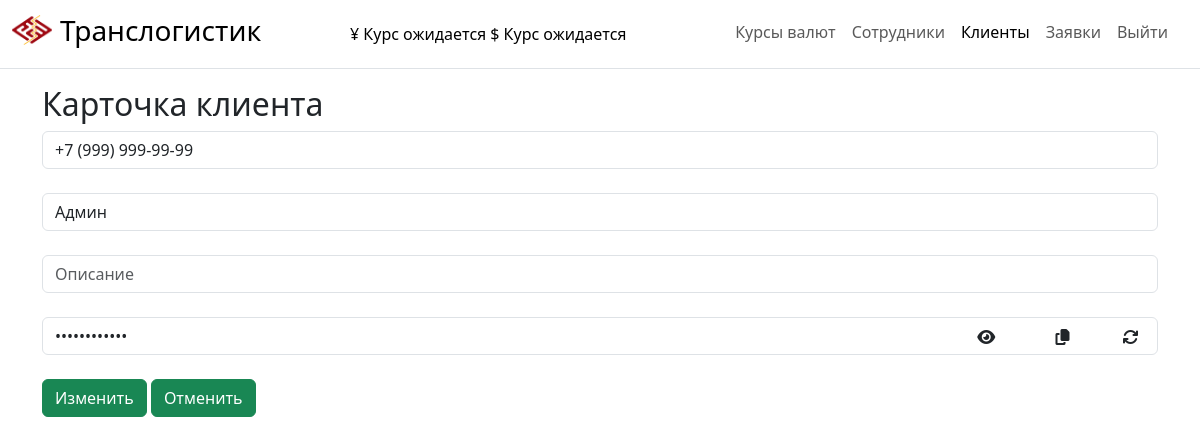
Page /clients/card-client/14/ (signed in) on the earlier database version.
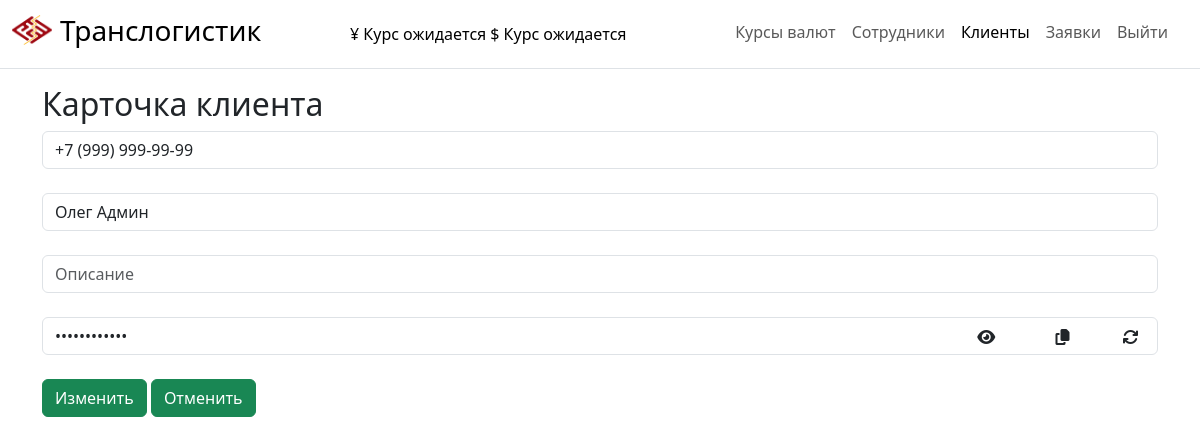
Same page on the later database version.
### main/models.py (models this page shows, shortened)
class CustomUser(AbstractUser):
    towns = [
        ('Москва', 'Москва'),
        ('Краснодар', 'Краснодар'),
    ]
    roles = [
        ('Супер Администратор', 'Супер Администратор'),
        ('Администратор', 'Администратор'),
        ('Менеджер', 'Менеджер'),
        ('Закупщик', 'Закупщик'),
        ('Клиент', 'Клиент')
    ]
    statuses = [
        (True, 'Активен'),
        (False, 'Заблокирован')
    ]
    first_name = models.CharField('Имя/ФИО', max_length=150, blank=False)
    phone = models.CharField('Телефон', max_length=50, unique=True)
    role = models.CharField(max_length=50, choices=roles, default='Менеджер', verbose_name='Роль')
    patronymic = models.CharField('Отчество', max_length=50, blank=True)
    town = models.CharField('Город', max_length=50, choices=towns, default='Москва')
    description = models.CharField('Описание', max_length=240, blank=True)
    manager = models.IntegerField('Менеджер', blank=True, null=True)
    pass_no_sha = models.CharField('Доп.пароль', max_length=200, blank=True)
    time_create = models.DateTimeField(auto_now_add=True, verbose_name='Дата создания')
    time_update = models.DateTimeField(auto_now=True, verbose_name='Дата изменения')
    status = models.BooleanField(default=True, choices=statuses, verbose_name='Статус')
    class Meta:
        verbose_name = 'Пользователи'
        verbose_name_plural = 'Пользователи'
        ordering = ['role', '-time_create']

### main/views.py (the view, shortened to what this page needs)
# urls.py: path('clients/card-client/<int:client_id>/', views.CardClientsView.as_view(), name='card_client'),
class CardClientsView(LoginRequiredMixin, DataMixin, UpdateView):
    model = CustomUser
    form_class = CardClientsForm
    template_name = 'main/card_client.html'
    pk_url_kwarg = 'client_id'
    success_url = reverse_lazy('clients')
    login_url = reverse_lazy('login')
    role_have_perm = ['Супер Администратор', 'Менеджер']
    def get_context_data(self, *, object_list=None, **kwargs):
        c_def = self.get_user_context(title="Карточка клиента")
        return dict(list(super().get_context_data(**kwargs).items())+list(c_def.items()))
    def get_form_kwargs(self):
        kwargs = super().get_form_kwargs()
        if hasattr(self, 'object'):
            kwargs.update({'instance': self.object})
        kwargs['instance'].password = kwargs['instance'].pass_no_sha
        return kwargs
    def dispatch(self, request, *args, **kwargs):
        if not request.user.is_authenticated:
            return self.handle_no_permission()
        else:
            if request.user.role in self.role_have_perm:
                return super().dispatch(request, *args, **kwargs)
            return self.handle_no_permission()

### main/forms.py
class CardClientsForm(ModelForm):
    class Meta:
        model = CustomUser
        fields = ["phone", "first_name", "description", "password"]
        widgets = {
            "phone": TextInput(attrs={
                'class': 'form-control required',
                'id': 'phone-mask',
                'type': 'text',
                'placeholder': '+7 (___) ___-__-__',
            }),
            "first_name": TextInput(attrs={
                'class': 'form-control',
                'placeholder': "Имя"
            }),
            "description": TextInput(attrs={
                'class': 'form-control',
                'placeholder': "Описание"
            }),
            "password": TextInput(attrs={
                'class': 'form-control',
                'placeholder': "Введите пароль",
                "type": "password",
                "id": "inputPassword5",
                "position": "relative",
            }),
        }

### main/templates/main/card_client.html (shortened to what this page needs)
{% extends 'main/base.html' %}
{% block content %}
<h2>Карточка клиента</h2>
<form method="post" id="card-clients-form">
    {{ form.phone }}<br>
    {{ form.first_name }}<br>
    {{ form.description }}<br>
    <div class="password-container">
        {{ form.password }}
        <i class="fa-solid fa-eye" id="show-password-card"></i>
        <div class="tooltip_my_copy">
            <i class="fa-solid fa-copy" id="copy-password-client" onclick="CopyPassClient()" onmouseout="outFunc()"><span class="tooltiptext_my" id="myTooltip">Скопировать</span></i>
        </div>
        <div class="tooltip_my_copy">
            <i class="fa-solid fa-arrows-rotate" id="refresh-password-client" onclick="RefreshPassClient()"></i>
        </div>
    </div><br>
    <button type="submit" class="btn btn-success">Изменить</button>
    <a class="btn btn-success" href="{% url 'clients' %}" role="button">Отменить</a>
</form>
{% endblock %}

Differences in the rows shown:
changed CustomUser: first_name "Админ" → "Олег Админ"
